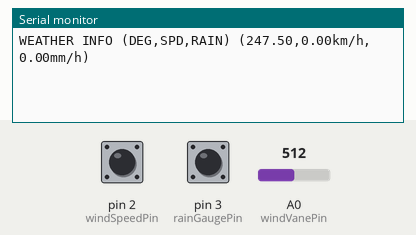
The sketch below on a simulated Arduino Uno, built with avr-gcc and run on an emulated ATmega328P. On the bench: the last lines printed to the serial monitor. Inputs (shaded band) come from the test bench; at power-on: A0 (windVanePin) = 512, pin 2 (windSpeedPin) HIGH, pin 3 (rainGaugePin) HIGH.

Above: at 1.2 s.
1.3 s: A0 (windVanePin) set to 480
At 2.6 s:
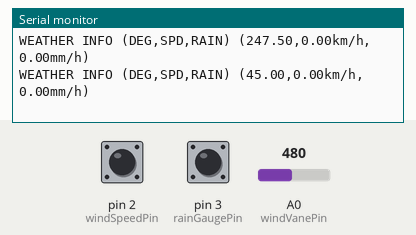
2.8 s: pin 2 (windSpeedPin) pulled LOW for 0.15 s
At 3.5 s:
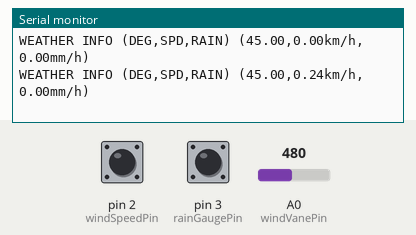
4.4 s: pin 3 (rainGaugePin) pulled LOW for 0.15 s
At 5.8 s:
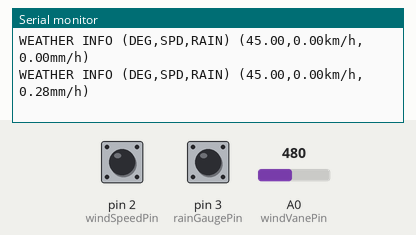
6.0 s: pin 2 (windSpeedPin) pulled LOW for 1 s
At 6.8 s:
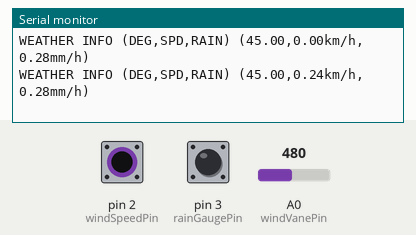
8.5 s: pin 3 (rainGaugePin) pulled LOW for 1 s
At 9.8 s:
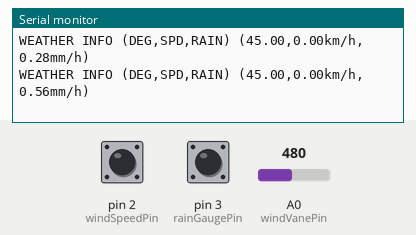
11.0 s: A0 (windVanePin) set to 350
At 11.6 s:
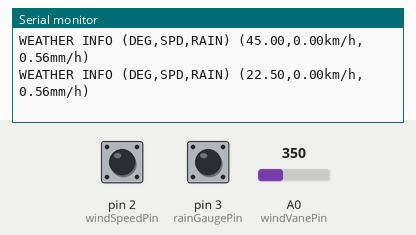
Timing chart, 0 to 13.5 s (numbered marks = the images above; inputs shaded):
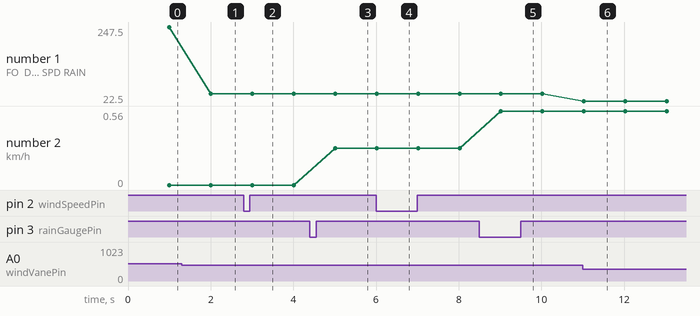

Measured:
- after the input at 1.3 s, the serial monitor: prints a new line after 0.70 s (image 1)
- after the input at 2.8 s, the serial monitor: prints a new line after 0.21 s (image 2)
- after the input at 4.4 s, the serial monitor: prints a new line after 0.61 s (image 3)
- after the input at 6.0 s, the serial monitor: prints a new line at once (image 4)
- after the input at 8.5 s, the serial monitor: prints a new line after 0.52 s (image 5)
- after the input at 11.0 s, the serial monitor: prints a new line at once (image 6)
- plotted number 1: 247.5 → 45 after the input at 1.3 s, 45 → 22.5 after the input at 11.0 s
- plotted number 2: 0 → 0.28 after the input at 4.4 s, 0.28 → 0.56 after the input at 8.5 s

The sketch:

weather_ring.ino
```cpp
//wind_direction
//wind_velocity

//풍향(Wind direction)풍향은 바람이 불어오는 방향을 말하며, 보통 8방위, 더욱 상세하게는
//그 중간을 포함한 16방위로 나타낸다.
#define DIR_N      0   // 정북 0
#define DIR_NNE   22.5 // 북북동 22.5
#define DIR_NE    45   // 북동 45
#define DIR_ENE   67.5 // 동북동 67.5
#define DIR_E     90   // 정동 90
#define DIR_ESE  112.5 // 동남동 112.5
#define DIR_SE   135   // 남동 135
#define DIR_SSE  157.5 // 남남동 157.5
#define DIR_S    180   // 정남 180
#define DIR_SSW  202.5 // 남남서 202.5
#define DIR_SW   225   // 남서 225
#define DIR_WSW  247.5 // 서남서 247.5
#define DIR_W    270   // 정서 270
#define DIR_WNW  292.5 // 서북서 292.5
#define DIR_NW   315   // 북서 315
#define DIR_NNW  337.5 // 북북서 337.5
#define UNKNOW_DIR -1  // 정온 풍속이 작아 풍향을 알수 없음

// Message to post
char message[128] = "";

int winVaneValue = 0;
float windSpeed = 0;
float rainGauge = 0;
float windDirection = 0;
char windName[4];  // N (North)  S South,   NS(north south)   NNS(north north south)

int windVanePin = A0;
int windSpeedPin = 2;
int rainGaugePin = 3;

unsigned long windSpeedTimer;
int windSpeedState = true;

int windSpeedCounter = 0;
unsigned long rainGaugeTimer;
int rainGaugeState = true;
int rainGaugeCounter = 0;

void setup() {
  Serial.begin(9600);
  //wind speed sensor
  pinMode(windSpeedPin, INPUT);
  digitalWrite(windSpeedPin, HIGH);
  //rain gauge sensor
  pinMode(rainGaugePin, INPUT);
  digitalWrite(rainGaugePin, HIGH);
}

/*
* char 배열의 문자열정보를 Serial통해 문자로 전송 ,  PC에서 참고용
* char 배열을 사용한것은 차후 인터넷통신(트위터전송)을 위한 것입니다.
*/
void printChars(char *message, int len) {
  if(len == 0) return;
  for(int i=0; i<128; i++) { Serial.print(message[i]); }
  Serial.println();
}

/*
* f2h와 f2p는  float형의 정수부와 소수부를 위한 것입니다.
* sprintf에서 float형 사용에 문제가 있어서 땜빵으로 사용된 함수입니다.
*/
int f2h( float num){
  return int(num);
}

int f2p( float num){
  return (num - int(num)) * 100;
}


void loop() {
  windSpeedTimer = millis() + 1000; // 1초를 주기로 반복됩니다.
  windSpeedCounter = 0;
  while( millis() < windSpeedTimer ){
    delay(20); //20ms 주기로 센서의 스위칭을 감지합니다.
    //wind speed  풍속계 센서 감지부
    if( (windSpeedState == true ) && !digitalRead( windSpeedPin) ){
        windSpeedCounter++;     //스위치 상태가 high에서 low로 떨어지는 순간을 감지합니다.
        windSpeedState = false;
    }
    else if( (windSpeedState == false) && digitalRead(windSpeedPin) ){
        windSpeedState = true;
    }
    //rain gauge
    if((rainGaugeState == true ) && !digitalRead( rainGaugePin) ) {
        rainGaugeCounter++;     //스위치 상태가 high에서 low로 떨어지는 순간을 감지합니다.
        rainGaugeState = false;
    }
    else if( (rainGaugeState == false) && digitalRead(rainGaugePin) ){
      rainGaugeState = true;
    }
  }
  rainGaugeTimer++;

  if(rainGaugeTimer > 360){// 10초 * 360 = 3600초(1시간)  지난 1시간동안 누적한 강수계 카운터로 강수량 계산
    rainGauge = rainGaugeCounter * 0.2794;
    rainGaugeCounter = 0;
    rainGaugeTimer = 0;
  }

    windSpeed = windSpeedCounter * 0.24 ;   // 1초당 1회 스위칭시 2.4km/h 속력이며 10초 기간이므로 0.24가 됨
    getWindDirection();  // 풍향은 발표시점에 1회만 측정

    //char 배열에 정보를 취합(인터넷 전송에 적합한 자료형)
    /*
    sprintf(message, "Wind: %s/%d.%d, %d.%d(km/h) Rain %d.%d(mm/h).",
      windName, f2h(windDirection), f2p(windDirection), f2h(windSpeed), f2p(windSpeed), f2h(rainGauge), f2p(rainGauge)
    );
    */

    sprintf(message, "Wind: %s/%d.%d, %d.%d(km/h))",
      windName, f2h(windDirection), f2p(windDirection), f2h(windSpeed), f2p(windSpeed)
    );


// Format : WEATHER INFO [(DIR:ANGLE),(SPD),(RAIN)] (NNE:22.5),(0.24km/h),(4.18mm/h)
    //printChars( message, sizeof(message) ); //PC에서 참고용으로 시리얼전송
    Serial.print("WEATHER INFO (DEG,SPD,RAIN) (");
    Serial.print(windDirection);
//    Serial.print(":");
//    Serial.print(f2p(windDirection));
    Serial.print(",");
    Serial.print(windSpeed);
    Serial.print("km/h,");
//    Serial.print(message);
//    Serial.print(" Rain:[");
    Serial.print((float)rainGaugeCounter*0.2794);
    Serial.print("mm/h)\n");
    //이후 소개할 예제에서 위 자료를 이더넷을 통해 트위터에 포스팅하게됨
}

/*
* 풍향측정: 아날로그핀입력되는 전압값으로 16가지 방향중 하나로 계산됨.
*/
float getWindDirection(void){
  int readValue = analogRead(windVanePin);
  // 0~1023 사이의 입력값을 0~5V 기준 값으로 비례변경함.
  winVaneValue = map(readValue, 0, 1023, 0, 500);
  //이제 winVaneValue는 데이타 시트정보상의 방위별 전압치와 유사한 값이 됩니다.

  if( winVaneValue < 35){
    //0~0.35V를 동동서 로 인식함
    //   112.5  0.32v (31 32)    0~35
    windDirection = DIR_ESE;
    strcpy(windName ,"ESE");
  }
  else if( winVaneValue < 43 ){
    //   67.5  0.41v(40 41)    ~42
    windDirection = DIR_ENE;
    strcpy(windName , "ENE");
  }
  else if( winVaneValue < 50 ){
    //   90  0.45v(44 45)      ~50
    windDirection = DIR_E;
    strcpy(windName , "E");
  }
  else if( winVaneValue < 70 ){
    //   157.5  0.62v(60 62)   ~70
    windDirection = DIR_SSE;
    strcpy(windName , "SSE");
  }
  else if( winVaneValue < 100 ){
    //   135  0.90v(89 90)      ~100
    windDirection = DIR_SE;
    strcpy(windName , "SE");
  }
  else if( winVaneValue < 130 ){
    //   202.5  1.19v(119 120)  ~130
    windDirection = DIR_SSW;
    strcpy(windName , "SSW");
  }
  else if( winVaneValue < 170 ){
    //   180  1.40v(140 141)   ~170
    windDirection = DIR_S;
    strcpy(windName , "S");
  }
  else if( winVaneValue < 210 ){
    //   22.5  1.98v(198 199)  ~210
    windDirection = DIR_NNE;
    strcpy(windName , "NNE");
  }
  else if( winVaneValue < 250 ){
    //   45  2.25v(226 227)    ~250
    windDirection = DIR_NE;
    strcpy(windName , "NE");
  }
  else if( winVaneValue < 300 ){
    //  247.5  2.93v(293 294)  ~300
    windDirection = DIR_WSW;
    strcpy(windName , "WSW");
  }
  else if( winVaneValue < 320 ){
    //  225  3.08v(308 310)   ~320
    windDirection = DIR_SW;
    strcpy(windName , "SW");
  }
  else if( winVaneValue < 360 ){
    //  337.5  3.43 (343 345)  ~360
    windDirection = DIR_NNW;
    strcpy(windName , "NNW");
  }
  else if( winVaneValue < 395 ){
    //   0  3.84v(384~385)    ~395
    windDirection = DIR_N;
    strcpy(windName , "N");
  }
  else if( winVaneValue < 415 ){
    //  292.5  4.04v(405 406)  ~415
    windDirection = DIR_WNW;
    strcpy(windName , "WNW");
  }
  else if( winVaneValue < 450 ){
    //  315  4.34(433 434)  ~450
    windDirection = DIR_NW;
    strcpy(windName , "NW");
  }
  else if( winVaneValue < 490 ){
    //  270  4.62v(461 463)    ~490
    windDirection = DIR_W;
    strcpy(windName , "W");
  }
  else{
   //error
  }
}
```
